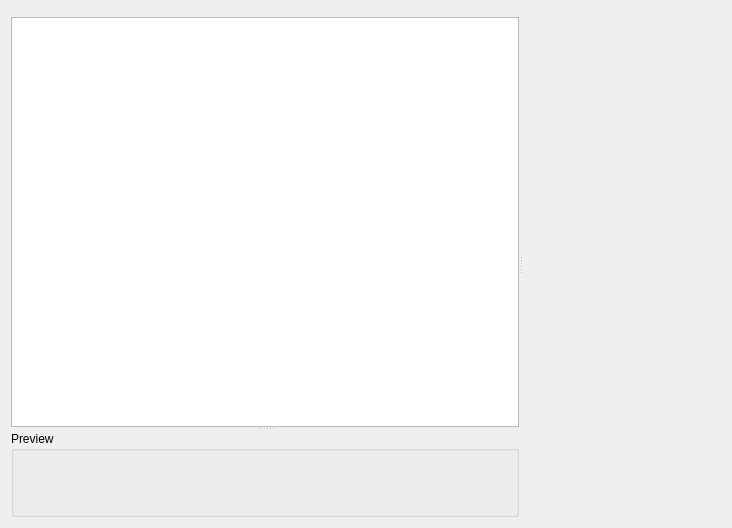
<?xml version="1.0" encoding="UTF-8"?>
<ui version="4.0">
 <class>GammaRay::WidgetInspector</class>
 <widget class="QWidget" name="GammaRay::WidgetInspector">
  <property name="geometry">
   <rect>
    <x>0</x>
    <y>0</y>
    <width>732</width>
    <height>528</height>
   </rect>
  </property>
  <property name="windowTitle">
   <string>Form</string>
  </property>
  <layout class="QGridLayout" name="gridLayout_2">
   <item row="0" column="0">
    <widget class="QSplitter" name="splitter_2">
     <property name="orientation">
      <enum>Qt::Horizontal</enum>
     </property>
     <widget class="QSplitter" name="splitter">
      <property name="orientation">
       <enum>Qt::Vertical</enum>
      </property>
      <widget class="QWidget" name="layoutWidget">
       <layout class="QVBoxLayout" name="verticalLayout">
        <item>
         <widget class="KFilterProxySearchLine" name="widgetSearchLine"/>
        </item>
        <item>
         <widget class="QTreeView" name="widgetTreeView"/>
        </item>
       </layout>
      </widget>
      <widget class="QGroupBox" name="groupBox">
       <property name="title">
        <string>Preview</string>
       </property>
       <layout class="QGridLayout" name="gridLayout">
        <item row="0" column="0">
         <widget class="GammaRay::WidgetPreviewWidget" name="widgetPreviewWidget" native="true"/>
        </item>
       </layout>
      </widget>
     </widget>
     <widget class="GammaRay::PropertyWidget" name="widgetPropertyWidget" native="true"/>
    </widget>
   </item>
  </layout>
  <action name="actionSaveAsImage">
   <property name="text">
    <string>Save as &amp;Image...</string>
   </property>
   <property name="toolTip">
    <string>Save currently selected widget as image.</string>
   </property>
  </action>
  <action name="actionSaveAsSvg">
   <property name="text">
    <string>Save as &amp;SVG...</string>
   </property>
   <property name="toolTip">
    <string>Renders the currently selected image as SVG vector graphic.</string>
   </property>
  </action>
  <action name="actionSaveAsPdf">
   <property name="text">
    <string>Save as &amp;PDF...</string>
   </property>
   <property name="toolTip">
    <string>Renders the currently selected widget in to a PDF file.</string>
   </property>
  </action>
  <action name="actionSaveAsUiFile">
   <property name="text">
    <string>Save as &amp;UI file...</string>
   </property>
   <property name="toolTip">
    <string>Saves the currently selected widget as a Qt designer UI file.</string>
   </property>
  </action>
  <action name="actionAnalyzePainting">
   <property name="text">
    <string>&amp;Analyze Painting...</string>
   </property>
  </action>
 </widget>
 <customwidgets>
  <customwidget>
   <class>KFilterProxySearchLine</class>
   <extends>QWidget</extends>
   <header>kde/kfilterproxysearchline.h</header>
  </customwidget>
  <customwidget>
   <class>GammaRay::PropertyWidget</class>
   <extends>QWidget</extends>
   <header>propertywidget.h</header>
   <container>1</container>
  </customwidget>
  <customwidget>
   <class>GammaRay::WidgetPreviewWidget</class>
   <extends>QWidget</extends>
   <header>tools/widgetinspector/widgetpreviewwidget.h</header>
   <container>1</container>
  </customwidget>
 </customwidgets>
 <resources/>
 <connections/>
</ui>
